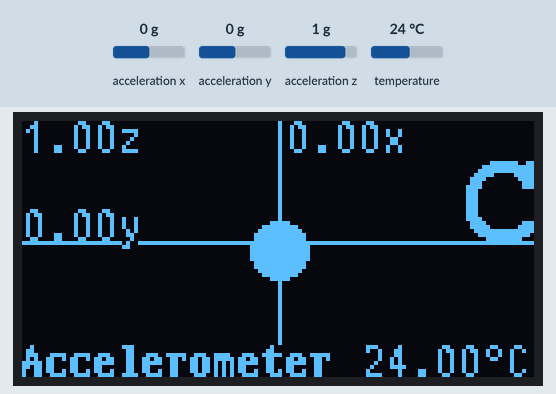
A sketch run on a simulated Arduino Uno, built with avr-gcc and run on an emulated ATmega328P. Shown: 128×64 one-colour display. The inputs (shaded band) are chosen by the test bench; at power-on: acceleration x 0 g, acceleration y 0 g, acceleration z 1 g, temperature 24 °C.

Above: at 1.2 s.
1.3 s: acceleration x set to -0.4 g
At 2.7 s:
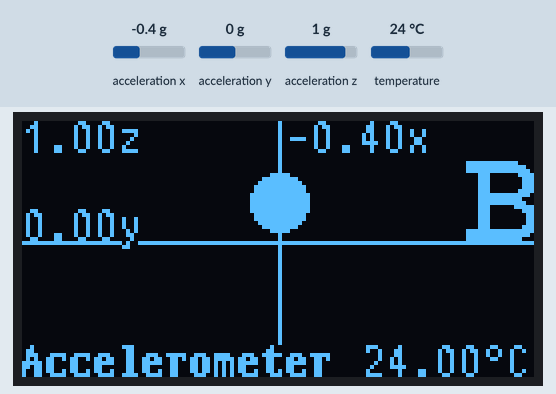
3.2 s: acceleration y set to -0.4 g
At 4.9 s:
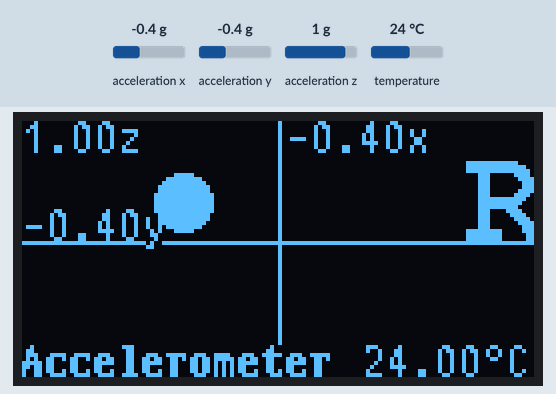
5.4 s: acceleration y set to 0.8 g
At 7.2 s:
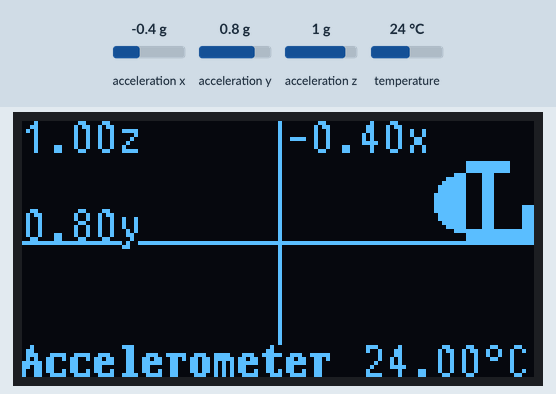
7.6 s: acceleration z set to -1.4 g
At 9.7 s:
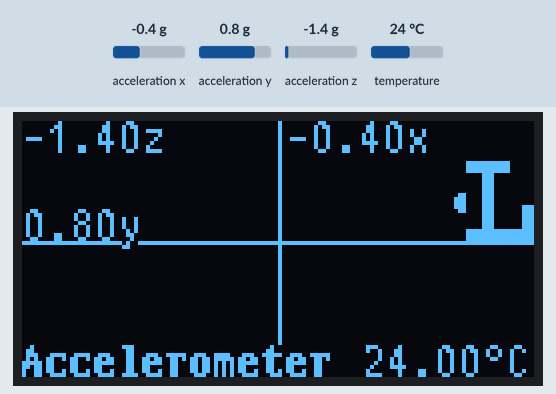
Timing chart, 0 to 10.8 s (numbered marks = the images above; inputs shaded):
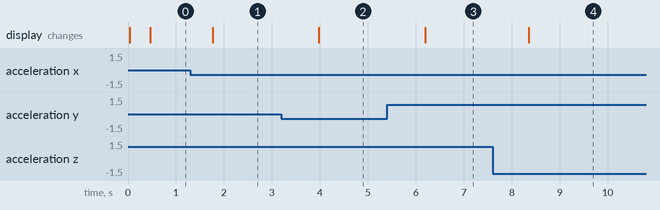

The sketch:

10-60_Detect_resting_side.ino
```cpp
/*  Arduino for Beginners with Grove
 *
 * This code is part of a course from Tech Explorations.
 * For information about this course, please see
 *
 * https://techexplorations.com/so/grove/
 *
 * For information on hardware components and the wiring needed to
 * run this sketch, please see the relevant lecture in the course.
 *
 *
 *  Created by Peter Dalmaris
 *
 */

#include <U8g2lib.h>  // Install the U8g2 by searching it by name in the Library Manager.
                      // Documentation: https://github.com/olikraus/u8g2/wiki/u8g2reference
#include "LIS3DHTR.h"
#include <Wire.h>
LIS3DHTR<TwoWire> LIS; //IIC

U8G2_SSD1306_128X64_NONAME_1_HW_I2C u8g2(U8G2_R2, /* reset=*/U8X8_PIN_NONE);


void setup() {
  Serial.begin(9600);

  LIS.begin(Wire, 0x19); //IIC init
  LIS.openTemp();  //If ADC3 is used, the temperature detection needs to be turned off.
  // We are using the I2C interface for the acceleration so it is possible
  // to get temperature readings.

  delay(10);
  LIS.setFullScaleRange(LIS3DHTR_RANGE_2G);
  LIS.setOutputDataRate(LIS3DHTR_DATARATE_50HZ);
  LIS.setHighSolution(true); //High solution enable

  u8g2.begin();

}

void loop() {
  print_sensor_readings();
  delay(10); // Experiment with this delay to see how quickly the Arduino can redraw.
}

void print_sensor_readings()
{
  // The height of the font used is 12

  // the positions of the labels and accelerometer values
  u8g2_uint_t x_position_x = 66;
  u8g2_uint_t y_position_x = 8;

  u8g2_uint_t x_position_y = 0;
  u8g2_uint_t y_position_y = 30;

  u8g2_uint_t x_position_z = 0;
  u8g2_uint_t y_position_z = 8;

  u8g2_uint_t x_position_t = 85;
  u8g2_uint_t y_position_t = 64;

  float accel_x     = LIS.getAccelerationX();
  float accel_y     = LIS.getAccelerationY();
  float accel_z     = LIS.getAccelerationZ();
  float temperature = LIS.getTemperature();

  // Set the character arrays to contain the accelerometer values.
  char buffer_x[7];
  dtostrf(accel_x, 4, 2, buffer_x); // Learn about dtostrf at https://www.nongnu.org/avr-libc/user-manual/group__avr__stdlib.html#ga060c998e77fb5fc0d3168b3ce8771d42
  if (accel_x < 0)
  {
    buffer_x[5] = 'x';  // If the acceleartion is negative, the the value uses 4 symbols.
    buffer_x[6] = '\0'; // Because I have added the "x" character in the end of the array,
  } else                // I must use '\0' to manually null-terminate it.
  {                     // Read: https://www.arduino.cc/reference/en/language/variables/data-types/string/
    buffer_x[4] = 'x';  // If the acceleartion is positive, the the value uses 3 symbols.
    buffer_x[5] = '\0'; // Therefore, the "x" symbol must go in index 4 of the array.
  }
  char buffer_y[7];
  dtostrf(accel_y, 4, 2, buffer_y);
  if (accel_y < 0)
  {
    buffer_y[5] = 'y';
    buffer_y[6] = '\0';  // Because I have added the "y" character in the end of the array,
  } else                 // I must use '\0' to manually null-terminate it.
  {
    buffer_y[4] = 'y';
    buffer_y[5] = '\0';
  }

  char buffer_z[7];
  dtostrf(accel_z, 4, 2, buffer_z);
  if (accel_z < 0)
  {
    buffer_z[5] = 'z';
    buffer_z[6] = '\0';  // Because I have added the "z" character in the end of the array,
  } else                 // I must use '\0' to manually null-terminate it.
  {
    buffer_z[4] = 'z';
    buffer_z[5] = '\0';
  }
  char buffer_t[8];
  dtostrf(temperature, 4, 2, buffer_t);
  buffer_t[5] = char(0xB0);
  buffer_t[6] = 'C';  // Because I have added the "y" character in the end of the array,
  buffer_t[7] = '\0'; // I must use '\0' to manually null-terminate it.

  u8g2.firstPage();           // Using the firstPage / nextPage method.
                              // Advantage: much faster then the partial redraw method.
                              // Dissadvantage: must reset the whole screen every time.
  do {
    // draw the axis lines
    u8g2.drawHLine(0, 30, 128);
    u8g2.drawVLine(64, 0, 64);

    u8g2.setFont(u8g2_font_t0_12_tf); // This is a 12-point font

    // Print accelleration values
    u8g2.drawStr(x_position_x, y_position_x, buffer_x);
    u8g2.drawStr(x_position_y, y_position_y, buffer_y);
    u8g2.drawStr(x_position_z, y_position_z, buffer_z);

    // Print temperature value
    u8g2.drawStr(x_position_t, y_position_t, buffer_t);

    //Show animation using a circle
//    u8g2.drawDisc(64,32,5); // This will draw a circle at the center of the display.
    int dot_x = map(accel_x*100,-110,110,0,64); // The position of the disc on the x-axis depends on the x-axis acceleration.
    int dot_y = map(accel_y*100,-110,110,0,128);// The position of the disc on the y-axis depends on the y-axis acceleration.
    int dot_z = map(accel_z*100,-110,110,2,8);  // The size of the disc depends on the z-axis acceleration.
    u8g2.drawDisc(dot_y,dot_x,dot_z);

    // Which side is the Arduino on?
    int position_label_x = 110;
    int position_label_y = 30;
    u8g2.setFont(u8g2_font_courB24_tf);
    if (accel_y < -0.20)
      u8g2.drawStr(position_label_x, position_label_y,  "R");
    else if (accel_y > 0.20)
      u8g2.drawStr(position_label_x, position_label_y,  "L");
    else if (accel_x > 0.20)
      u8g2.drawStr(position_label_x, position_label_y,  "F");
    else if (accel_x < -0.20)
      u8g2.drawStr(position_label_x, position_label_y,  "B");
    else
      u8g2.drawStr(position_label_x, position_label_y,  "C");

    u8g2.setFont(u8g2_font_t0_12b_tf);
    u8g2.drawStr(0, 64,  "Accelerometer");

  } while ( u8g2.nextPage() );


}
```

Measured:
- the behaviour switches between -0.2 and -0.3 g on acceleration x (found by bisection; images 0 and 1)
- the behaviour switches between -0.2 and -0.3 g on acceleration y (found by bisection; images 1 and 2)
- after the input at 1.3 s, the display: changes after 0.47 s (image 1)
- after the input at 3.2 s, the display: changes after 0.78 s (image 2)
- after the input at 5.4 s, the display: changes after 0.80 s (image 3)
- after the input at 7.6 s, the display: changes after 0.75 s (image 4)
